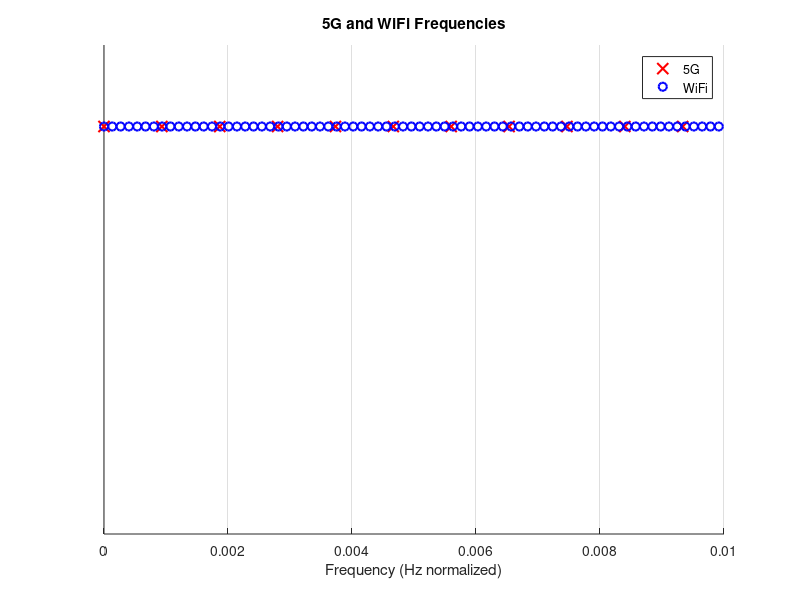

MATLAB code to generate this figure:
% Example arrays
freq_5g = [0,0.0009333333333,0.001866666667,0.0028,0.003733333333,0.004666666667,0.0056,0.006533333333,0.007466666667,0.0084,0.009333333333];
freq_wifi = [0,0.000134,0.000268,0.000402,0.000536,0.00067,0.000804,0.000938,0.001072,0.001206,0.00134,0.001474,0.001608,0.001742,0.001876,0.00201,0.002144,0.002278,0.002412,0.002546,0.00268,0.002814,0.002948,0.003082,0.003216,0.00335,0.003484,0.003618,0.003752,0.003886,0.00402,0.004154,0.004288,0.004422,0.004556,0.00469,0.004824,0.004958,0.005092,0.005226,0.00536,0.005494,0.005628,0.005762,0.005896,0.00603,0.006164,0.006298,0.006432,0.006566,0.0067,0.006834,0.006968,0.007102,0.007236,0.00737,0.007504,0.007638,0.007772,0.007906,0.00804,0.008174,0.008308,0.008442,0.008576,0.00871,0.008844,0.008978,0.009112,0.009246,0.00938,0.009514,0.009648,0.009782,0.009916];

% Set y-value to 1 for all markers
y5g = ones(size(freq_5g));
ywifi = ones(size(freq_wifi));

figure; hold on;

% Plot 5G markers
plot(freq_5g, y5g, 'rx', 'MarkerSize', 8, 'LineWidth', 1.5);

% Plot WiFi markers
plot(freq_wifi, ywifi, 'bo', 'MarkerSize', 6, 'LineWidth', 1.5);

% Customize plot
xlim([0 0.01]);
ylim([0 1.2]);
xlabel('Frequency (Hz normalized)');
yticks([]);  % remove y-axis numbers
title('5G and WiFi Frequencies');
legend('5G','WiFi');
grid on;
hold off;